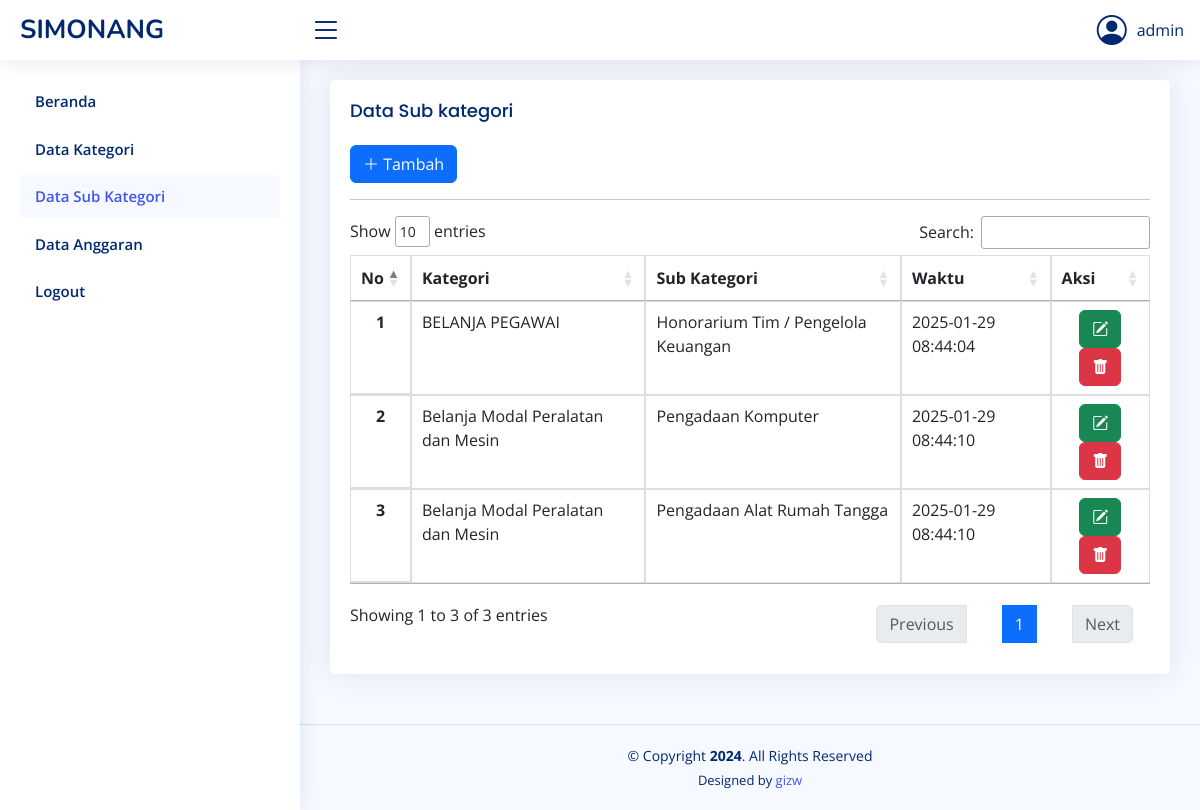
Screenshot of /sub_kategori.php (signed in) with the database file from the repository.
### tables this page shows
CREATE TABLE `sub_kategori` (
  `id_sub_kategori` int(11) NOT NULL,
  `id_kategori` int(11) NOT NULL,
  `nm_sub_kategori` varchar(100) NOT NULL,
  `waktu` timestamp NOT NULL DEFAULT current_timestamp() ON UPDATE current_timestamp()
);

CREATE TABLE `kategori` (
  `id_kategori` int(11) NOT NULL,
  `jns_kategori` varchar(50) NOT NULL,
  `nm_kategori` varchar(60) NOT NULL,
  `target` bigint(20) NOT NULL,
  `waktu` timestamp NOT NULL DEFAULT current_timestamp() ON UPDATE current_timestamp()
);

### sub_kategori.php (the view, shortened to what this page needs)
<?php include('head.php'); ?>
<body>
    <?php include('side_bar.php'); ?>
    <main id="main" class="main">
        <section class="section">
            <div class="row">
                <div class="col-lg-12">
                    <div class="card">
                        <div class="card-body">
                            <h5 class="card-title">Data Sub kategori</h5>
                            <?php if ($_SESSION['ROLE'] == 'Admin'): ?>
                            <button class="btn btn-primary" data-toggle="modal" data-target="#myModal"><i class="bi bi-plus-lg"></i> Tambah</button>
                            <?php include('add_sub_kategori_modal.php');
                            endif;?>
                            <hr>
                             <div class="table-responsive">
                            <table class="table datatable">
                                <thead>
                                    <tr>
                                        <th scope="col">No</th>
                                        <th scope="col">Kategori</th>
                                        <th scope="col">Sub Kategori</th>
                                        <th scope="col">Waktu</th>
                                        <?php if ($_SESSION['ROLE'] == 'Admin'): ?>
                                        <th scope="col">Aksi</th>
                                        <?php endif;?>
                                    </tr>
                                </thead>
                                <tbody>
                                    <?php
                                        require 'dbcon.php';
                                        $no = 1;
                                        $query = $conn->query("SELECT sub_kategori.*, kategori.* FROM sub_kategori JOIN kategori ON sub_kategori.id_kategori=kategori.id_kategori");
                                        while ($row = $query->fetch_array()) {
                                    ?>
                                    <tr>
                                        <th scope="row"><?php echo $no++; ?></th>
                                        <td><?php echo $row['nm_kategori']; ?></td>
                                        <td><?php echo $row['nm_sub_kategori']; ?></td>
                                        <td><?php echo $row['waktu']; ?></td>
                                        <?php if ($_SESSION['ROLE'] == 'Admin'): ?>
                                        <td style="text-align:center">
                                            <a rel="tooltip" title="Edit" id="<?php echo $row['id_sub_kategori'] ?>" href="#edit_sub_kategori<?php echo $row['id_sub_kategori'];?>" data-toggle="modal" class="btn btn-success btn-outline"><i class="bi bi-pencil-square"></i> </a>
                                            <a rel="tooltip" title="Delete" id="<?php echo $row['id_sub_kategori'] ?>" href="#delete_sub_kategori<?php echo $row['id_sub_kategori'];?>" data-toggle="modal" class="btn btn-danger btn-outline"><i class="bi bi-trash-fill"></i> </a>
                                        </td>
                                        <?php endif;?>
                                    </tr>
                                    <?php
                                        }
                                    ?>
                                </tbody>
                            </table>
                        </div>
                        </div>
                    </div>
                </div>
            </div>
        </section>
    </main>
    <?php include('footer.php'); ?>
</body>
</html>

### assets/css/style.css (style rules this page uses)
:root { scroll-behavior: smooth; }
body { font-family: "Open Sans", sans-serif; background: #f6f9ff; color: #444444; }
a { color: #4154f1; text-decoration: none; }
h1, h2, h3, h4, h5, h6 { font-family: "Nunito", sans-serif; }
#main { margin-top: 60px; padding: 20px 30px; transition: all 0.3s; }
.card { margin-bottom: 30px; border: none; border-radius: 5px; box-shadow: 0px 0 30px rgba(1, 41, 112, 0.1); }
.card-title { padding: 20px 0 15px 0; font-size: 18px; font-weight: 500; color: #012970; font-family: "Poppins", sans-serif; }
.card-body { padding: 0 20px 20px 20px; }
@media (min-width: 1200px) { #main, #footer { margin-left: 300px; } }

### head.php (style rules this page uses)
table.datatable { border-collapse: collapse; }
table.datatable th, table.datatable td { border: 1px solid #ddd; padding: 8px; }
table.datatable th { font-weight: bold; border-bottom: 2px solid #ddd; text-align:center; }
table.datatable tr:nth-child(even) { background-color: #f9f9f9; }

### rows the page displays
sub_kategori: id_kategori.nm_kategori "BELANJA PEGAWAI", nm_sub_kategori "Honorarium Tim / Pengelola Keuangan", id_kategori.waktu "2025-01-29 08:44:04"
sub_kategori: id_kategori.nm_kategori "Belanja Modal Peralatan dan Mesin", nm_sub_kategori "Pengadaan Komputer", id_kategori.waktu "2025-01-29 08:44:10"
sub_kategori: id_kategori.nm_kategori "Belanja Modal Peralatan dan Mesin", nm_sub_kategori "Pengadaan Alat Rumah Tangga", id_kategori.waktu "2025-01-29 08:44:10"

### other values shown
$_SESSION['NAMA'] "admin"
